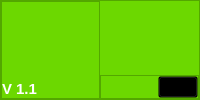
        <widget class="QFrame" name="footer">
         <property name="styleSheet">
          <string notr="true">background-color: rgb(108, 216, 0);
</string>
         </property>
         <property name="frameShape">
          <enum>QFrame::StyledPanel</enum>
         </property>
         <property name="frameShadow">
          <enum>QFrame::Raised</enum>
         </property>
         <layout class="QHBoxLayout" name="horizontalLayout_4">
          <property name="spacing">
           <number>0</number>
          </property>
          <property name="leftMargin">
           <number>0</number>
          </property>
          <property name="topMargin">
           <number>0</number>
          </property>
          <property name="rightMargin">
           <number>0</number>
          </property>
          <property name="bottomMargin">
           <number>0</number>
          </property>
          <item>
           <widget class="QFrame" name="frame_5">
            <property name="frameShape">
             <enum>QFrame::StyledPanel</enum>
            </property>
            <property name="frameShadow">
             <enum>QFrame::Raised</enum>
            </property>
            <layout class="QVBoxLayout" name="verticalLayout_2">
             <property name="spacing">
              <number>0</number>
             </property>
             <property name="leftMargin">
              <number>0</number>
             </property>
             <property name="topMargin">
              <number>0</number>
             </property>
             <property name="rightMargin">
              <number>0</number>
             </property>
             <property name="bottomMargin">
              <number>0</number>
             </property>
             <item alignment="Qt::AlignBottom">
              <widget class="QLabel" name="label">
               <property name="font">
                <font>
                 <pointsize>11</pointsize>
                 <weight>75</weight>
                 <bold>true</bold>
                </font>
               </property>
               <property name="styleSheet">
                <string notr="true">color: rgb(255, 255, 255);</string>
               </property>
               <property name="text">
                <string>V 1.1</string>
               </property>
              </widget>
             </item>
            </layout>
           </widget>
          </item>
          <item alignment="Qt::AlignBottom">
           <widget class="QFrame" name="frame_7">
            <property name="frameShape">
             <enum>QFrame::StyledPanel</enum>
            </property>
            <property name="frameShadow">
             <enum>QFrame::Raised</enum>
            </property>
            <layout class="QVBoxLayout" name="verticalLayout_3">
             <property name="spacing">
              <number>0</number>
             </property>
             <property name="leftMargin">
              <number>0</number>
             </property>
             <property name="topMargin">
              <number>0</number>
             </property>
             <property name="rightMargin">
              <number>0</number>
             </property>
             <property name="bottomMargin">
              <number>0</number>
             </property>
             <item alignment="Qt::AlignRight|Qt::AlignBottom">
              <widget class="QPushButton" name="pushButton_4">
               <property name="styleSheet">
                <string notr="true">background-color: transparent;</string>
               </property>
               <property name="text">
                <string/>
               </property>
               <property name="icon">
                <iconset>
                 <normaloff>Iconos/fullsizeoutput_c5ff.jpeg</normaloff>Iconos/fullsizeoutput_c5ff.jpeg</iconset>
               </property>
               <property name="iconSize">
                <size>
                 <width>40</width>
                 <height>40</height>
                </size>
               </property>
              </widget>
             </item>
            </layout>
           </widget>
          </item>
         </layout>
        </widget>
